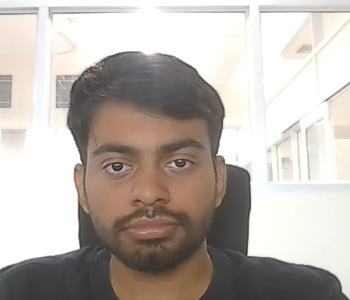
#> input picture Database/Ashwin/Anchor/713c96d4-27bc-11ef-b40e-f0a6541fed1f.jpg, 350 x 300 px
$ python -i detect.py   (imports and definitions only)
#> lines starting #> are read from the running program, lines starting #| are printed output that depends on the picture; after the words box and inside, x2 and y2 are one past the last pixel; in counts of white or black regions, pixels touching at a corner belong together
#> further down, picture is the input picture: shape (300, 350, 3); mean B, G, R 173.7, 180, 187.7
import cv2
import os
# import matplotlib.pyplot as plt

def bounding_box(img,face_classifier):
    grey_img=cv2.cvtColor(img,cv2.COLOR_BGR2GRAY)
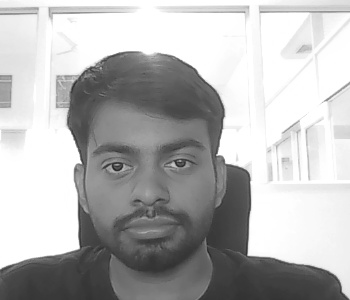
#> grey_img: shape (300, 350); min 38, max 255, mean 181.6


    face=face_classifier.detectMultiScale(grey_img,scaleFactor=1.1,minNeighbors=4,minSize=(40,40))
#> face = [[72, 101, 154, 154]]

    print("The number of faces are",len(face),)
#| The number of faces are 1
    os.makedirs("Image_Files")
    count=0
    for (x,y,w,h) in face:
        cv2.rectangle(img,(x,y),(x+w,y+h),(0,255,4),1)
        file_name=str(count)+'.jpg'
        save_path=os.path.join("Image_Files",file_name)
        image=face[y,y+h:x,x+w]

        cv2.imwrite(save_path,image)
#> this loop made 1 pass
#> (x, y, w, h, file_name) on pass 1: (72, 101, 154, 154, '0.jpg')
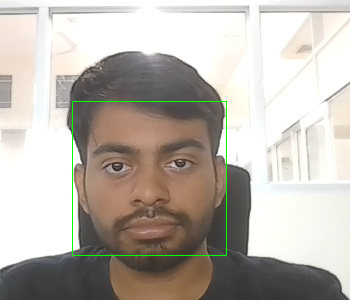
#> img: shape (300, 350, 3); 0.59% of pixels changed, all inside (x1, y1, x2, y2) = (72, 101, 227, 256)


    return


def start_verification(img):


    img_path='/home/opentrends/Downloads/5.jpg'
    # print("here")
    #video_capture=cv2.VideoCapture('/home/opentrends/Downloads/3.mp4')
    face_classifier=cv2.CascadeClassifier(cv2.data.haarcascades +"haarcascade_frontalface_default.xml")
    # [5 lines of commented-out code are left out]

    bounding_box(img,face_classifier)
    cv2.imshow("loading",img)
    cv2.waitKey(0)

    cv2.destroyAllWindows()

        # [9 lines of commented-out code are left out]

    img_rgb = cv2.cvtColor(vid_frame, cv2.COLOR_BGR2RGB)
    return


    # video_capture.release()
    # cv2.destroyAllWindows()

>>> import cv2
>>> picture = cv2.imread('Database/Ashwin/Anchor/713c96d4-27bc-11ef-b40e-f0a6541fed1f.jpg')
#> (the run stopped early here; a loop or call above may not have finished)
